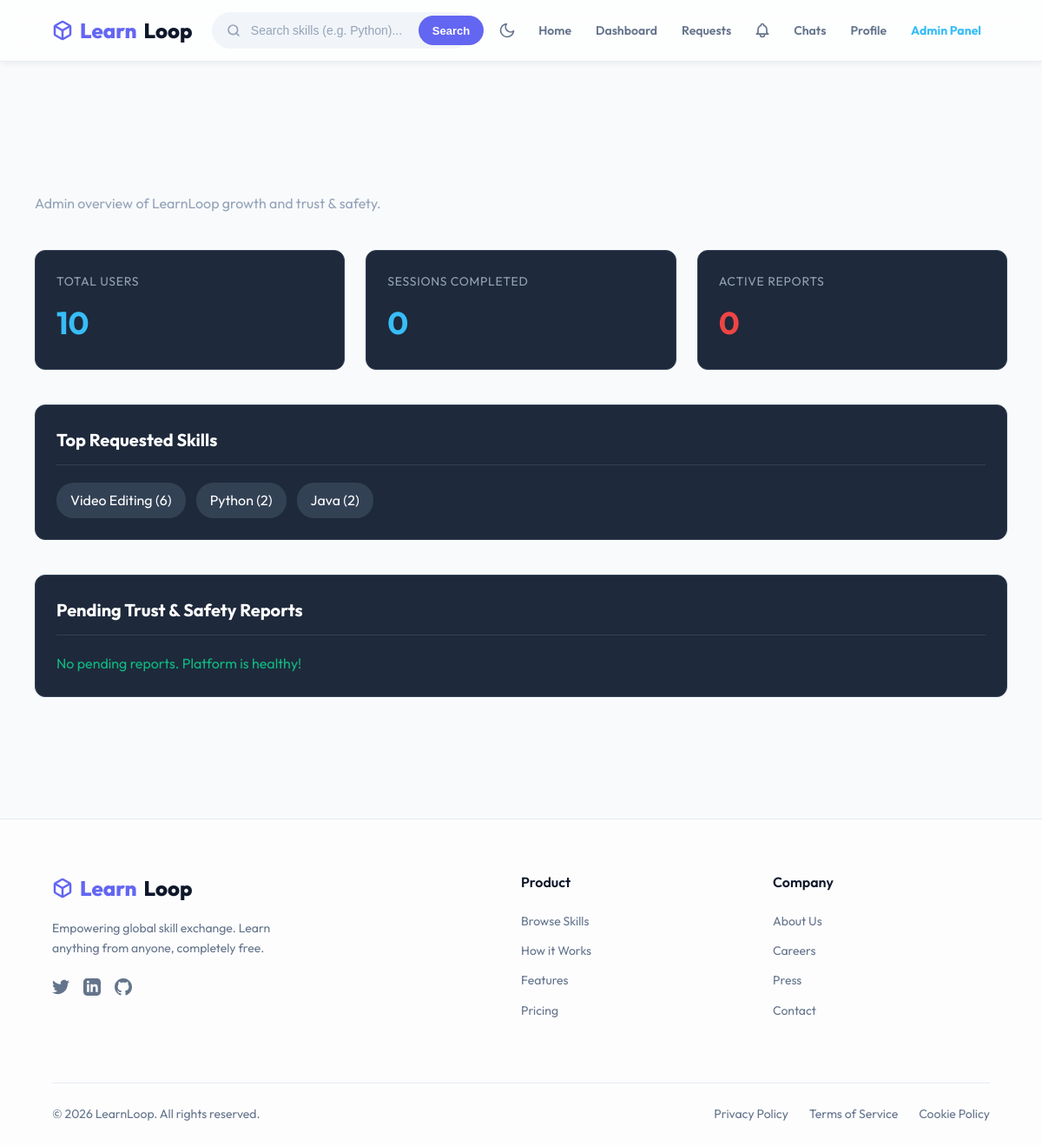
Before: /admin-dashboard/ (signed in) with the older database file.
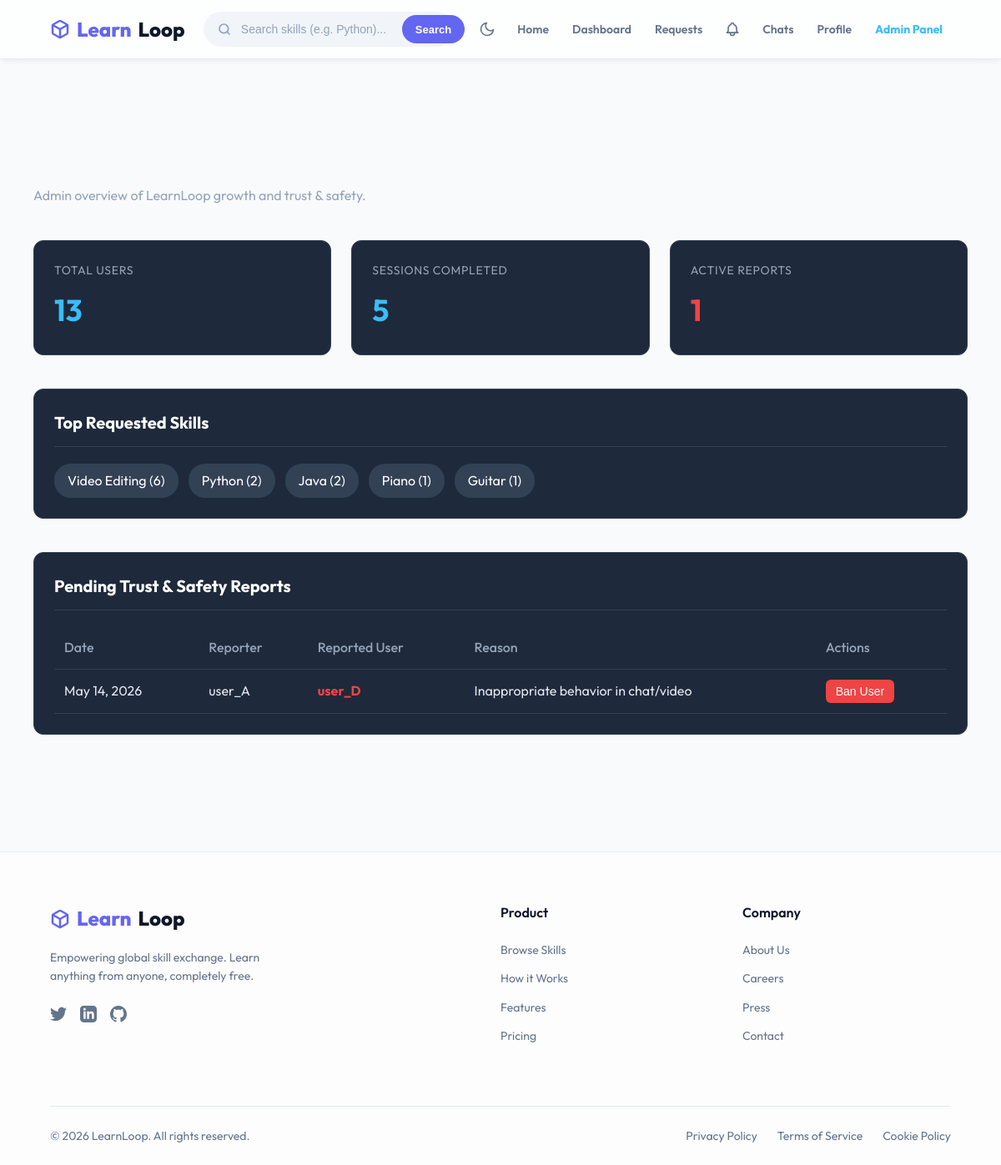
After: the same page with the newer database file.
### core/models.py (models this page shows, shortened)
class Report(models.Model):
    reporter = models.ForeignKey(User, on_delete=models.CASCADE, related_name='reports_submitted')
    reported_user = models.ForeignKey(User, on_delete=models.CASCADE, related_name='reports_received')
    reason = models.TextField()
    is_resolved = models.BooleanField(default=False)
    created_at = models.DateTimeField(auto_now_add=True)

### core/views.py (the view)
# urls.py: path('admin-dashboard/', views.admin_dashboard, name='admin_dashboard'),
@staff_member_required
def admin_dashboard(request):
    total_users = User.objects.count()
    total_sessions = Schedule.objects.filter(status='completed').count()
    pending_reports = Report.objects.filter(is_resolved=False).order_by('-created_at')
    from django.db.models import Count
    top_skills = SwapRequest.objects.values('skill_wanted').annotate(count=Count('skill_wanted')).order_by('-count')[:5]
    return render(request, 'admin_dashboard.html', {
        'total_users': total_users,
        'total_sessions': total_sessions,
        'pending_reports': pending_reports,
        'top_skills': top_skills
    })

### core/context_processors.py (called while the page is built)
def unread_notifications(request):
    if not request.user.is_authenticated:
        return {
            'navbar_unread_notifications_count': 0,
            'navbar_unread_messages_count': 0,
        }
    return {
        'navbar_unread_notifications_count': Notification.objects.filter(
            user=request.user,
            is_read=False,
        ).count(),
        'navbar_unread_messages_count': Message.objects.filter(
            receiver=request.user,
            is_read=False,
        ).count(),
    }

### core/templates/admin_dashboard.html (shortened to what this page needs)
{% extends 'base.html' %}
{% load static %}
{% block content %}
<div class="admin-dashboard">
    <div class="admin-header">
        <h1>Platform Analytics</h1>
        <p>Admin overview of LearnLoop growth and trust & safety.</p>
    </div>
    <div class="metrics-grid">
        <div class="metric-card">
            <div class="metric-title">Total Users</div>
            <div class="metric-value">{{ total_users }}</div>
        </div>
        <div class="metric-card">
            <div class="metric-title">Sessions Completed</div>
            <div class="metric-value">{{ total_sessions }}</div>
        </div>
        <div class="metric-card">
            <div class="metric-title">Active Reports</div>
            <div class="metric-value" style="color: #ef4444;">{{ pending_reports|length }}</div>
        </div>
    </div>
    <div class="admin-section">
        <h2>Top Requested Skills</h2>
        <div style="display: flex; gap: 12px; flex-wrap: wrap;">
            {% for skill in top_skills %}
                <span style="background: #334155; padding: 8px 16px; border-radius: 20px;">{{ skill.skill_wanted|title }} ({{ skill.count }})</span>
            {% empty %}
                <p>No skills requested yet.</p>
            {% endfor %}
        </div>
    </div>
    <div class="admin-section">
        <h2>Pending Trust & Safety Reports</h2>
        {% if pending_reports %}
        <table>
            <thead>
                <tr>
                    <th>Date</th>
                    <th>Reporter</th>
                    <th>Reported User</th>
                    <th>Reason</th>
                    <th>Actions</th>
                </tr>
            </thead>
            <tbody>
                {% for report in pending_reports %}
                <tr>
                    <td>{{ report.created_at|date:"M j, Y" }}</td>
                    <td>{{ report.reporter.username }}</td>
                    <td style="color: #ef4444; font-weight: bold;">{{ report.reported_user.username }}</td>
                    <td>{{ report.reason }}</td>
                    <td style="display: flex; gap: 8px;">
                        <form action="{% url 'ban_user' report.reported_user.id %}" method="POST">
                            <button class="btn-ban" title="Ban user from platform" onclick="return confirm('Permanently ban this user?');">Ban User</button>
                        </form>
                    </td>
                </tr>
                {% endfor %}
            </tbody>
        </table>
        {% else %}
        <p style="color: #10b981;">No pending reports. Platform is healthy!</p>
        {% endif %}
    </div>
</div>
{% endblock %}

Changed rows visible on the page:
added Report: created_at "May 14, 2026", reporter.username "user_A", reported_user.username "user_D", reason "Inappropriate behavior in chat/video"
Other visible differences:
{{ total_users }}: "10" → "13"
{{ total_sessions }}: "0" → "5"
{{ pending_reports|length }}: "0" → "1"
new list line: "Piano ( 1 )"
new list line: "Guitar ( 1 )"
text no longer shown: "No pending reports. Platform is healthy!"
text now shown: "Date Reporter Reported User Reason Actions"
